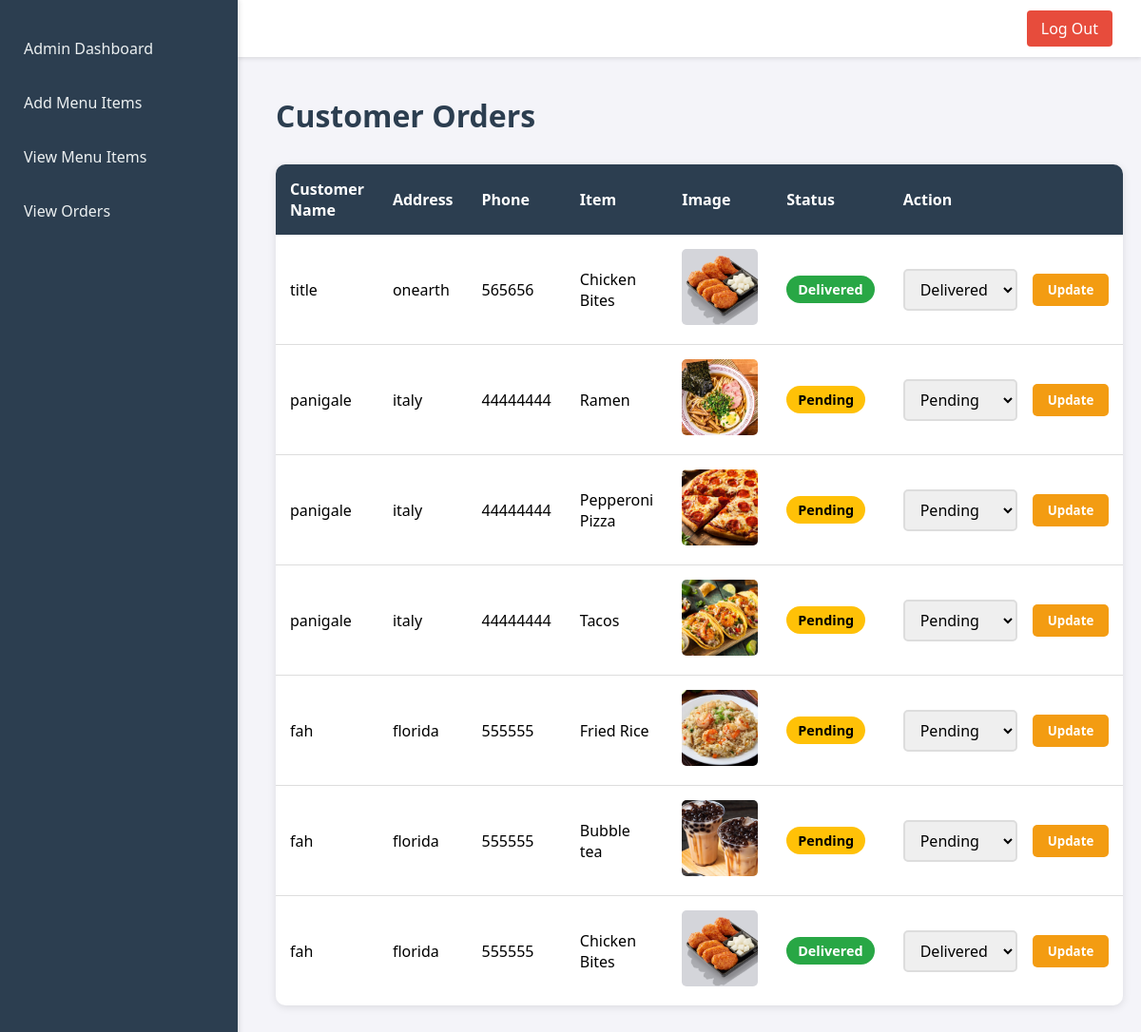
The app's page /admin/view_order_items.php (signed in) with its own data.
### tables this page shows
CREATE TABLE `orders` (
  `id` int(11) NOT NULL,
  `customer_id` int(11) NOT NULL,
  `item_id` int(11) NOT NULL,
  `status` enum('delivered','pending','','') NOT NULL
);

CREATE TABLE `users` (
  `id` int(11) NOT NULL,
  `name` varchar(256) NOT NULL,
  `email` varchar(256) NOT NULL,
  `password` varchar(256) NOT NULL,
  `type` enum('admin','user','','') NOT NULL,
  `address` text NOT NULL,
  `phone` varchar(256) NOT NULL
);

CREATE TABLE `menu_items` (
  `id` int(11) NOT NULL,
  `name` varchar(255) NOT NULL,
  `price` float NOT NULL,
  `category` varchar(100) NOT NULL,
  `image` varchar(255) NOT NULL
);

### admin/view_order_items.php (the view, shortened to what this page needs)
<?php
include "../db.php";
if(isset($_SESSION['user_id'])){
    if($_SESSION['user_type'] == "admin"){
        $sql = "SELECT users.id AS user_id,
                users.name AS customer_name,
                users.email,
                users.address,
                users.phone,
                menu_items.id AS item_id,
                menu_items.image,
                menu_items.name AS product_name,
                menu_items.price,
                menu_items.category,
                orders.id AS order_id,
                orders.status FROM orders
                JOIN users ON orders.customer_id = users.id
                JOIN menu_items ON orders.item_id = menu_items.id
                ORDER BY orders.id DESC";
        $result = mysqli_query($conn, $sql);
    }
}
else{
    header("Location: ../login.php");
    exit();
}
?>
<!DOCTYPE html>
<html lang="en">
<head>
</head>
<body>
    <div class="header">
        <a href="../logout.php">Log Out</a>
    </div>
    <div class="sidebar">
    <a href="admin_dashboard.php">Admin Dashboard</a>
    <a href="add_items.php">Add Menu Items</a>
    <a href="view_items.php">View Menu Items</a>
    <a href="view_order_items.php">View Orders</a>
</div>
<div class="main">
    <h2>Customer Orders</h2>
    <table>
        <thead>
            <tr>
                <th>Customer Name</th>
                <th>Address</th>
                <th>Phone</th>
                <th>Item</th>
                <th>Image</th>
                <th>Status</th>
                <th>Action</th>
            </tr>
        </thead>
        <tbody>
            <?php while($row = mysqli_fetch_assoc($result)){ ?>
            <tr>
                <td><?php echo htmlspecialchars($row['customer_name']); ?></td>
                <td><?php echo htmlspecialchars($row['address']); ?></td>
                <td><?php echo htmlspecialchars($row['phone']); ?></td>
                <td><?php echo htmlspecialchars($row['product_name']); ?></td>
                <td><img src="../image/<?php echo $row['image']; ?>" alt="<?php echo $row['product_name']; ?>"></td>
                <td>
                    <span class="status-<?php echo $row['status']; ?>">
                        <?php echo ucfirst($row['status']); ?>
                    </span>
                </td>
                <td>
                    <form action="update_item_status.php" method="post" class="action-form">
                        <select name="status">
                            <option value="pending" <?php if($row['status'] == 'pending') echo 'selected'; ?>>Pending</option>
                            <option value="delivered" <?php if($row['status'] == 'delivered') echo 'selected'; ?>>Delivered</option>
                        </select>
                        <button type="submit" name="submit" class="update-btn">Update</button>
                    </form>
                </td>
            </tr>
            <?php } ?>
        </tbody>
    </table>
</div>
</body>
</html>

### admin/view_order_items.php (style rules this page uses)
* { padding: 0; margin: 0; box-sizing: border-box; font-family: 'Segoe UI', Tahoma, Geneva, Verdana, sans-serif; }
body { background-color: #f4f4f9; }
.header { padding: 15px 30px; background-color: #ffffff; color: #333; margin-left: 250px; box-shadow: 0 2px 4px rgba(0, 0, 0, 0.1); display: flex; justify-content: flex-end; align-items: center; height: 60px; }
.header a { text-decoration: none; color: white; padding: 8px 15px; background: #e74c3c; border-radius: 4px; transition: background 0.3s; }
.sidebar { background-color: #2c3e50; color: #ecf0f1; position: fixed; top: 0; height: 100%; width: 250px; padding-top: 20px; box-shadow: 2px 0 5px rgba(0, 0, 0, 0.1); }
.sidebar a { text-decoration: none; display: block; padding: 15px 20px; margin: 5px 0; color: #ecf0f1; transition: background-color 0.3s, color 0.3s; border-left: 5px solid transparent; }
.main { margin-left: 250px; padding: 40px; }
.main h2 { color: #2c3e50; margin-bottom: 30px; font-size: 2em; }
table { width: 100%; background-color: white; border-radius: 10px; overflow: hidden; box-shadow: 0 2px 8px rgba(0, 0, 0, 0.1); border-collapse: collapse; }
thead { background-color: #2c3e50; color: white; }
th { padding: 15px; text-align: left; font-weight: 600; }
td { padding: 15px; border-bottom: 1px solid #ddd; vertical-align: middle; }
tbody tr:last-child td { border-bottom: none; }
td img { width: 80px; height: 80px; object-fit: cover; border-radius: 5px; }
.status-pending { display: inline-block; padding: 5px 12px; background-color: #ffc107; color: #000; border-radius: 15px; font-size: 0.9em; font-weight: 600; }
.status-delivered { display: inline-block; padding: 5px 12px; background-color: #28a745; color: white; border-radius: 15px; font-size: 0.9em; font-weight: 600; }
select { padding: 8px 12px; border: 2px solid #ddd; border-radius: 5px; font-size: 1em; cursor: pointer; transition: border-color 0.3s; }
.update-btn { padding: 8px 16px; background-color: #f39c12; color: white; border: none; border-radius: 5px; cursor: pointer; font-weight: 600; transition: background-color 0.3s; margin-left: 8px; }
.action-form { display: flex; align-items: center; gap: 8px; }

### records on screen
orders: users.name "title", users.address "onearth", users.phone "565656", menu_items.name "Chicken Bites", menu_items.image+name (picture), status "Delivered"
orders: users.name "panigale", users.address "italy", users.phone "44444444", menu_items.name "Ramen", menu_items.image+name (picture), status "Pending"
orders: users.name "panigale", users.address "italy", users.phone "44444444", menu_items.name "Pepperoni Pizza", menu_items.image (picture), status "Pending"
orders: users.name "panigale", users.address "italy", users.phone "44444444", menu_items.name "Tacos", menu_items.image+name (picture), status "Pending"
orders: users.name "fah", users.address "florida", users.phone "555555", menu_items.name "Fried Rice", menu_items.image (picture), status "Pending"
orders: users.name "fah", users.address "florida", users.phone "555555", menu_items.name "Bubble tea", menu_items.image+name (picture), status "Pending"
orders: users.name "fah", users.address "florida", users.phone "555555", menu_items.name "Chicken Bites", menu_items.image+name (picture), status "Delivered"
